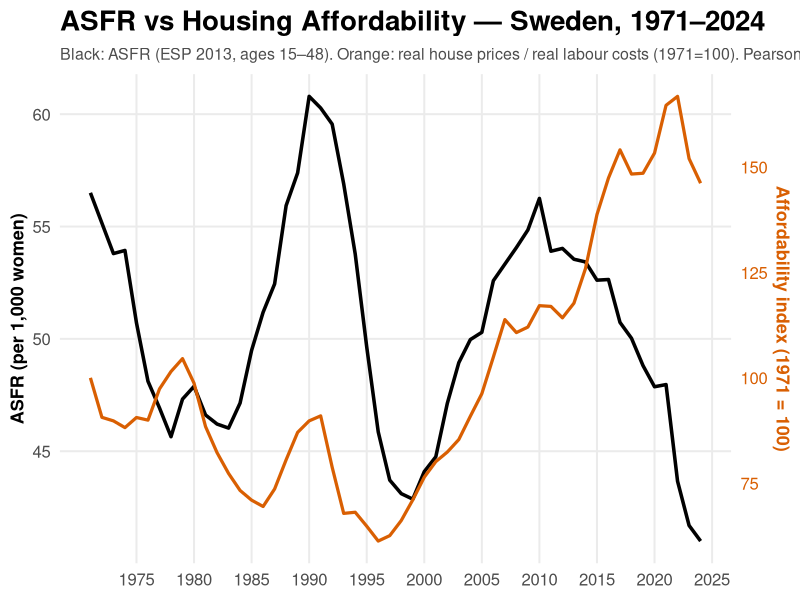
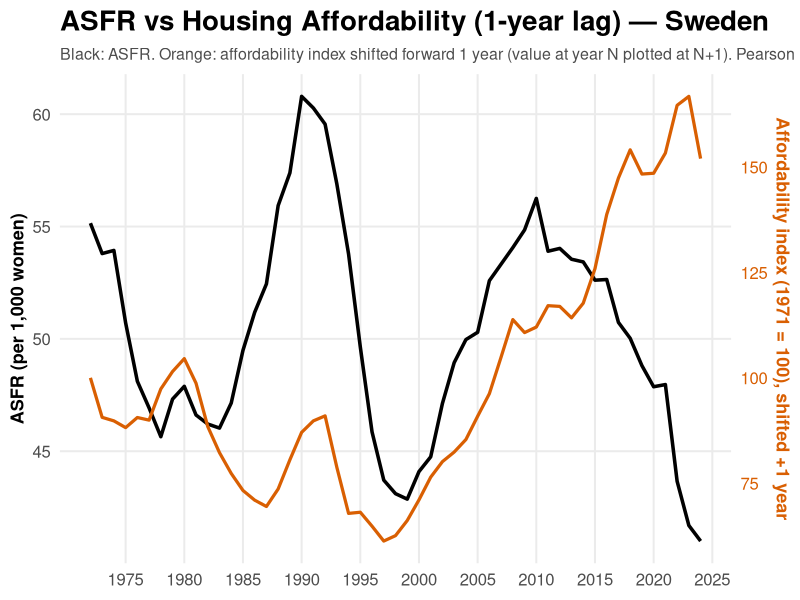
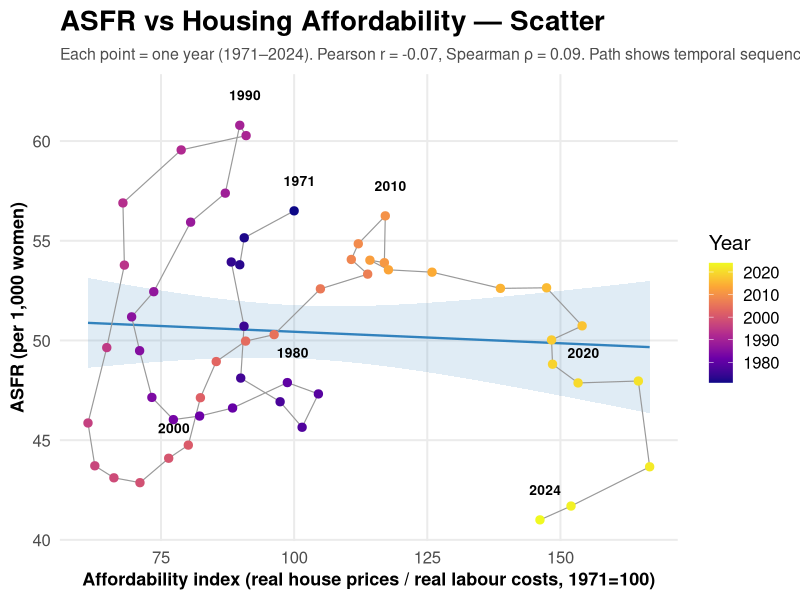
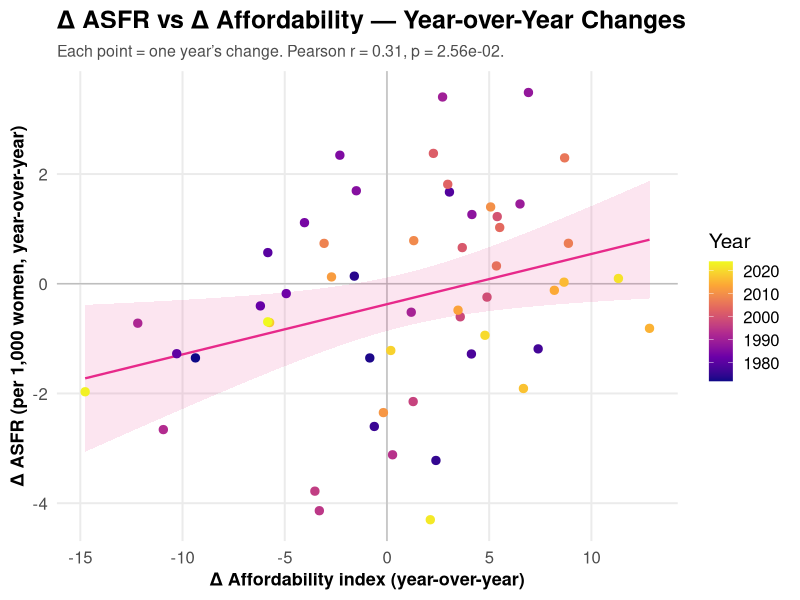
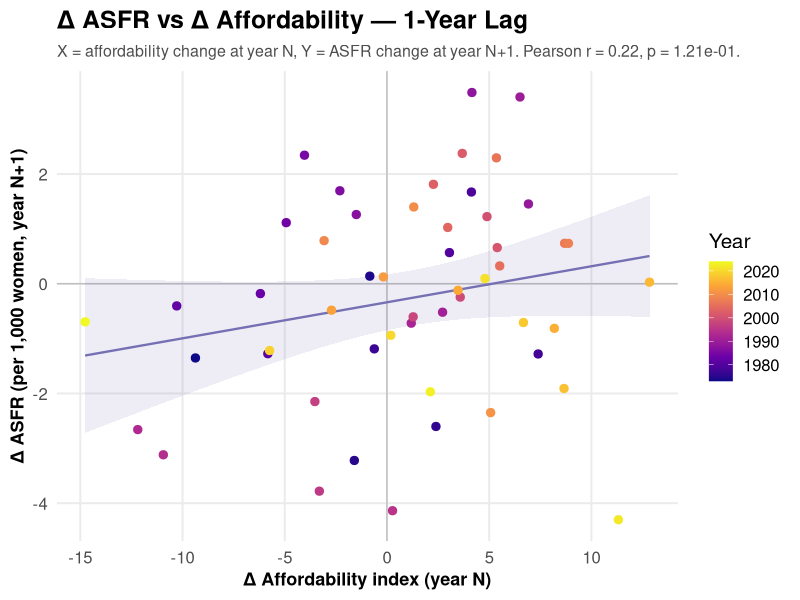
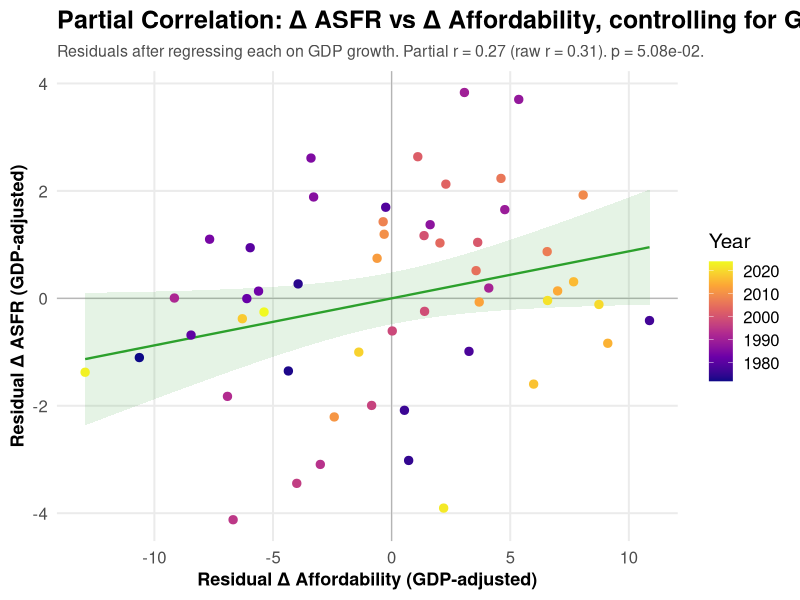
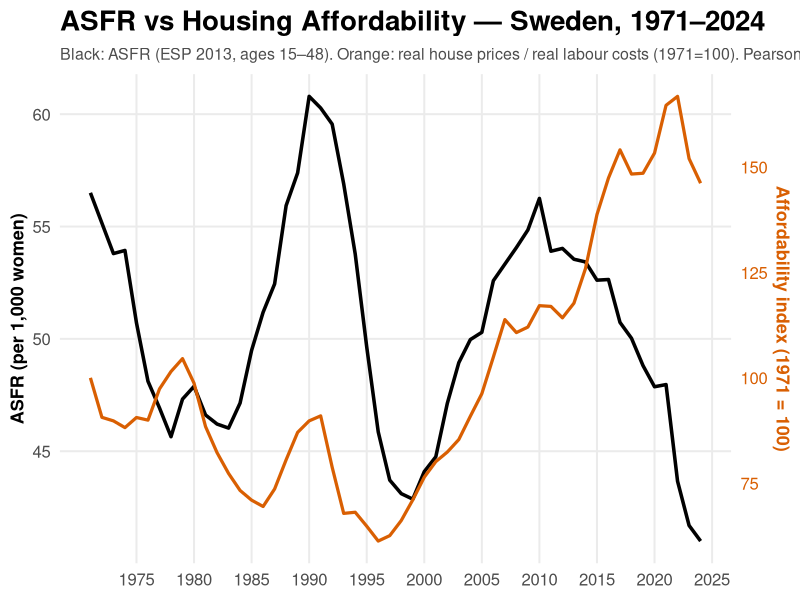
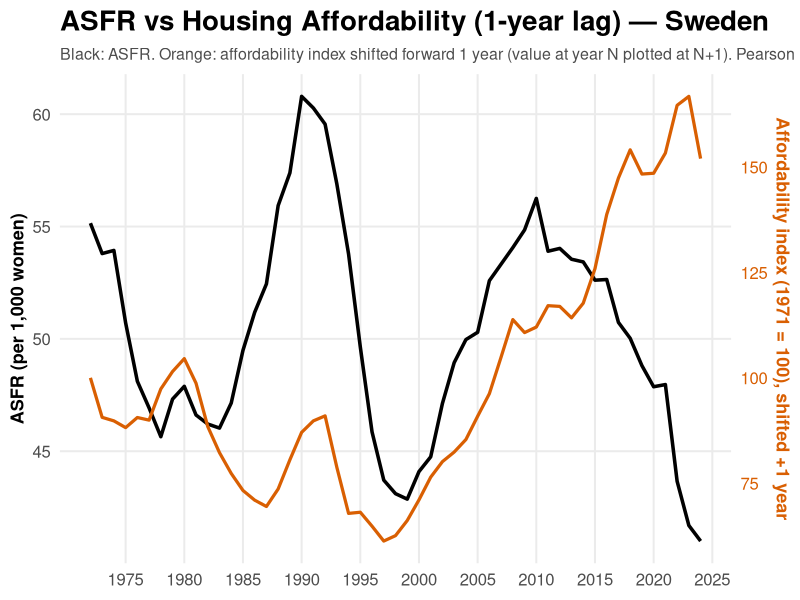

The R script that drew these images, in order:
###############################################################
## ASFR vs Housing Affordability Pressure — Sweden, 1971-2024
##
## Merges:
##   - ASFR (ESP 2013, ages 15-48) from births + population data
##   - Housing affordability ratio from BIS + OECD via FRED
##
## Measures correlation between affordability pressure and
## fertility decline.
##
## Additional Sources (FRED):
##   - NAEXKP01SEA657S: National Accounts: GDP by Expenditure: Constant Prices: Gross Domestic Product: Total for Sweden
##   https://fred.stlouisfed.org/series/NAEXKP01SEA657S
##   - LRHUTTTTSEM156S: Infra-Annual Labor Statistics: Monthly Unemployment Rate Total: 15 Years or over for Sweden
##   https://fred.stlouisfed.org/series/LRHUTTTTSEM156S
###############################################################

suppressPackageStartupMessages({
  library(dplyr)
  library(tidyr)
  library(readr)
  library(ggplot2)
  library(scales)
  library(stringr)
  library(tibble)
})

OUT_DIR <- "visual"
dir.create(OUT_DIR, recursive = TRUE, showWarnings = FALSE)

# =====================================================================
# 1. COMPUTE ASFR (same method as ASFR_and_markers.R)
# =====================================================================
pop <- read_csv("2025_update/1860_to_2025_women_population.csv",
                show_col_types = FALSE) %>%
  mutate(Age = as.integer(Age), Year = as.integer(Year),
         Population = as.numeric(Population))

births <- read_csv("2025_update/1891_to_2025_births.csv",
                   show_col_types = FALSE) %>%
  mutate(MotherAge = as.integer(MotherAge), Year = as.integer(Year),
         Births = as.numeric(Births))

ages_keep <- 15:48

mk_group5 <- function(a) {
  gs <- (a %/% 5) * 5
  sprintf("%02d-%02d", gs, gs + 4)
}

births_grp <- births %>%
  filter(MotherAge %in% ages_keep) %>%
  mutate(AgeGroup5 = mk_group5(MotherAge)) %>%
  group_by(Year, AgeGroup5) %>%
  summarise(Births = sum(Births, na.rm = TRUE), .groups = "drop")

pop_grp <- pop %>%
  filter(Age %in% ages_keep) %>%
  mutate(AgeGroup5 = mk_group5(Age)) %>%
  group_by(Year, AgeGroup5) %>%
  summarise(Population = sum(Population, na.rm = TRUE), .groups = "drop")

esp2013 <- tibble(
  AgeGroup5 = c("15-19","20-24","25-29","30-34","35-39","40-44","45-49"),
  ESP_w = rep(5500, 7)
) %>% mutate(w = ESP_w / sum(ESP_w))

asfr_std <- births_grp %>%
  inner_join(pop_grp, by = c("Year", "AgeGroup5")) %>%
  mutate(ASFR = Births / Population) %>%
  inner_join(esp2013, by = "AgeGroup5") %>%
  group_by(Year) %>%
  summarise(ASFR_1000 = sum(ASFR * w) * 1000, .groups = "drop") %>%
  arrange(Year)

# =====================================================================
# 2. LOAD HOUSING AFFORDABILITY
# =====================================================================
afford <- read_csv("2025_update/housing_affordability_sweden_1971_present.csv",
                   show_col_types = FALSE) %>%
  select(year, affordability_index)

# =====================================================================
# 3. MERGE (1971 to latest common year)
# =====================================================================
df <- asfr_std %>%
  rename(year = Year) %>%
  inner_join(afford, by = "year") %>%
  arrange(year)

cat("Merged data:", nrow(df), "years,", min(df$year), "-", max(df$year), "\n")

# =====================================================================
# 4. CORRELATION ANALYSIS
# =====================================================================

# --- 4a. Levels: Pearson & Spearman ---
cor_pearson  <- cor(df$affordability_index, df$ASFR_1000, method = "pearson")
cor_spearman <- cor(df$affordability_index, df$ASFR_1000, method = "spearman")
cor_test     <- cor.test(df$affordability_index, df$ASFR_1000)

cat("\n=== Correlation: Affordability Index vs ASFR (levels) ===\n")
cat("  Pearson r:  ", sprintf("%.3f", cor_pearson), "\n")
cat("  Spearman ρ: ", sprintf("%.3f", cor_spearman), "\n")
cat("  p-value:    ", sprintf("%.2e", cor_test$p.value), "\n")

# --- 4b. Year-over-year changes (contemporaneous) ---
df_chg <- df %>%
  mutate(
    d_afford = affordability_index - lag(affordability_index),
    d_asfr   = ASFR_1000 - lag(ASFR_1000)
  ) %>%
  filter(!is.na(d_afford))

cor_chg_pearson  <- cor(df_chg$d_afford, df_chg$d_asfr, method = "pearson")
cor_chg_spearman <- cor(df_chg$d_afford, df_chg$d_asfr, method = "spearman")
cor_chg_test     <- cor.test(df_chg$d_afford, df_chg$d_asfr)

cat("\n=== Correlation: Year-over-year CHANGES (contemporaneous) ===\n")
cat("  Pearson r:  ", sprintf("%.3f", cor_chg_pearson), "\n")
cat("  Spearman ρ: ", sprintf("%.3f", cor_chg_spearman), "\n")
cat("  p-value:    ", sprintf("%.2e", cor_chg_test$p.value), "\n")

# --- 4b2. Year-over-year changes with 1-year lag ---
# Δ affordability at year N vs Δ ASFR at year N+1
df_chg_lag1 <- df %>%
  mutate(
    d_afford = affordability_index - lag(affordability_index),
    d_asfr   = ASFR_1000 - lag(ASFR_1000),
    d_afford_lag1 = lag(d_afford, 1)  # previous year's affordability change
  ) %>%
  filter(!is.na(d_afford_lag1), !is.na(d_asfr))

cor_lag1_pearson  <- cor(df_chg_lag1$d_afford_lag1, df_chg_lag1$d_asfr, method = "pearson")
cor_lag1_spearman <- cor(df_chg_lag1$d_afford_lag1, df_chg_lag1$d_asfr, method = "spearman")
cor_lag1_test     <- cor.test(df_chg_lag1$d_afford_lag1, df_chg_lag1$d_asfr)

cat("\n=== Correlation: Year-over-year CHANGES (1-year lag: Δ afford → Δ ASFR next year) ===\n")
cat("  Pearson r:  ", sprintf("%.3f", cor_lag1_pearson), "\n")
cat("  Spearman ρ: ", sprintf("%.3f", cor_lag1_spearman), "\n")
cat("  p-value:    ", sprintf("%.2e", cor_lag1_test$p.value), "\n")

# --- 4c. Lagged correlations (affordability leads fertility by 0-5 years) ---
cat("\n=== Lagged correlations (affordability leads ASFR) ===\n")
lag_results <- tibble(lag = 0:5, pearson = NA_real_, spearman = NA_real_,
                      p_value = NA_real_)
for (k in 0:5) {
  tmp <- df %>%
    mutate(afford_lag = lag(affordability_index, k)) %>%
    filter(!is.na(afford_lag))
  ct <- cor.test(tmp$afford_lag, tmp$ASFR_1000)
  lag_results$pearson[k + 1]  <- ct$estimate
  lag_results$spearman[k + 1] <- cor(tmp$afford_lag, tmp$ASFR_1000,
                                      method = "spearman")
  lag_results$p_value[k + 1]  <- ct$p.value
}
print(lag_results)

# --- 4d. Lagged correlations on CHANGES (Δ afford at t vs Δ ASFR at t+k) ---
cat("\n=== Lagged correlations on CHANGES (Δ afford leads Δ ASFR) ===\n")
lag_chg_results <- tibble(lag = 0:5, pearson = NA_real_, spearman = NA_real_,
                          p_value = NA_real_)
for (k in 0:5) {
  tmp <- df %>%
    mutate(
      d_afford = affordability_index - lag(affordability_index),
      d_asfr   = ASFR_1000 - lag(ASFR_1000),
      d_afford_lagk = lag(d_afford, k)
    ) %>%
    filter(!is.na(d_afford_lagk), !is.na(d_asfr))
  ct <- cor.test(tmp$d_afford_lagk, tmp$d_asfr)
  lag_chg_results$pearson[k + 1]  <- ct$estimate
  lag_chg_results$spearman[k + 1] <- cor(tmp$d_afford_lagk, tmp$d_asfr,
                                          method = "spearman")
  lag_chg_results$p_value[k + 1]  <- ct$p.value
}
print(lag_chg_results)

# =====================================================================
# 5. PLOT A — Dual-axis time series
# =====================================================================

# Scaling for dual axis: map affordability onto ASFR axis
asfr_range   <- range(df$ASFR_1000)
afford_range <- range(df$affordability_index)
# Linear transform: afford_scaled = a * afford + b  maps afford_range → asfr_range
a_scale <- diff(asfr_range) / diff(afford_range)
b_scale <- asfr_range[1] - a_scale * afford_range[1]

p1 <- ggplot(df, aes(x = year)) +
  geom_line(aes(y = ASFR_1000), color = "black", linewidth = 1.2) +
  geom_line(aes(y = a_scale * affordability_index + b_scale),
            color = "#d95f02", linewidth = 1.1, linetype = "solid") +
  scale_x_continuous(breaks = seq(1975, 2025, by = 5)) +
  scale_y_continuous(
    name = "ASFR (per 1,000 women)",
    sec.axis = sec_axis(
      ~ (. - b_scale) / a_scale,
      name = "Affordability index (1971 = 100)"
    )
  ) +
  labs(
    title = "ASFR vs Housing Affordability \u2014 Sweden, 1971\u20132024",
    subtitle = paste0(
      "Black: ASFR (ESP 2013, ages 15\u201348). ",
      "Orange: real house prices / real labour costs (1971=100). ",
      "Pearson r = ", sprintf("%.2f", cor_pearson), "."
    ),
    x = NULL
  ) +
  theme_minimal(base_size = 15) +
  theme(
    plot.title         = element_text(face = "bold", size = 20),
    plot.subtitle      = element_text(size = 11.5, color = "grey30"),
    axis.title.y.left  = element_text(color = "black", face = "bold", size = 13),
    axis.title.y.right = element_text(color = "#d95f02", face = "bold", size = 13),
    axis.text.y.right  = element_text(color = "#d95f02"),
    axis.text          = element_text(size = 12),
    panel.grid.minor   = element_blank(),
    panel.background   = element_rect(fill = "white", color = NA),
    plot.background    = element_rect(fill = "white", color = NA)
  )

p1

ggsave(file.path(OUT_DIR, "ASFR_vs_affordability_timeseries.png"),
       p1, width = 15, height = 8, dpi = 300, bg = "white")

# =====================================================================
# 5b. PLOT A2 — Dual-axis time series, affordability shifted +1 year
# =====================================================================
# Affordability at year N plotted at year N+1 to test visual alignment
# with the hypothesis that affordability pressure leads fertility change

df_lag1_ts <- df %>%
  mutate(afford_shifted = lag(affordability_index, 1)) %>%
  filter(!is.na(afford_shifted))

# Recompute scaling for the shifted series
asfr_range2   <- range(df_lag1_ts$ASFR_1000)
afford_range2 <- range(df_lag1_ts$afford_shifted)
a_scale2 <- diff(asfr_range2) / diff(afford_range2)
b_scale2 <- asfr_range2[1] - a_scale2 * afford_range2[1]

# Lagged level correlation
cor_lag1_levels <- cor.test(df_lag1_ts$afford_shifted, df_lag1_ts$ASFR_1000)

p1b <- ggplot(df_lag1_ts, aes(x = year)) +
  geom_line(aes(y = ASFR_1000), color = "black", linewidth = 1.2) +
  geom_line(aes(y = a_scale2 * afford_shifted + b_scale2),
            color = "#d95f02", linewidth = 1.1, linetype = "solid") +
  scale_x_continuous(breaks = seq(1975, 2025, by = 5)) +
  scale_y_continuous(
    name = "ASFR (per 1,000 women)",
    sec.axis = sec_axis(
      ~ (. - b_scale2) / a_scale2,
      name = "Affordability index (1971 = 100), shifted +1 year"
    )
  ) +
  labs(
    title = "ASFR vs Housing Affordability (1-year lag) \u2014 Sweden",
    subtitle = paste0(
      "Black: ASFR. Orange: affordability index shifted forward 1 year ",
      "(value at year N plotted at N+1). ",
      "Pearson r = ", sprintf("%.2f", cor_lag1_levels$estimate), "."
    ),
    x = NULL
  ) +
  theme_minimal(base_size = 15) +
  theme(
    plot.title         = element_text(face = "bold", size = 20),
    plot.subtitle      = element_text(size = 11.5, color = "grey30"),
    axis.title.y.left  = element_text(color = "black", face = "bold", size = 13),
    axis.title.y.right = element_text(color = "#d95f02", face = "bold", size = 13),
    axis.text.y.right  = element_text(color = "#d95f02"),
    axis.text          = element_text(size = 12),
    panel.grid.minor   = element_blank(),
    panel.background   = element_rect(fill = "white", color = NA),
    plot.background    = element_rect(fill = "white", color = NA)
  )

p1b

ggsave(file.path(OUT_DIR, "ASFR_vs_affordability_timeseries_lag1.png"),
       p1b, width = 15, height = 8, dpi = 300, bg = "white")

# =====================================================================
# 6. PLOT B — Scatter (levels)
# =====================================================================

lm_scatter <- lm(ASFR_1000 ~ affordability_index, data = df)

p2 <- ggplot(df, aes(x = affordability_index, y = ASFR_1000)) +
  geom_smooth(method = "lm", se = TRUE, color = "#3182bd",
              fill = "#3182bd", alpha = 0.15, linewidth = 0.8) +
  geom_path(color = "grey60", linewidth = 0.4) +
  geom_point(aes(color = year), size = 2.5) +
  geom_text(
    data = df %>% filter(year %in% c(1971, 1980, 1990, 2000,
                                      2010, 2020, 2024)),
    aes(label = year), size = 3.5, fontface = "bold",
    nudge_y = 1.5, nudge_x = 1
  ) +
  scale_color_viridis_c(name = "Year", option = "C") +
  labs(
    title = "ASFR vs Housing Affordability \u2014 Scatter",
    subtitle = paste0(
      "Each point = one year (1971\u20132024). ",
      "Pearson r = ", sprintf("%.2f", cor_pearson),
      ", Spearman \u03c1 = ", sprintf("%.2f", cor_spearman),
      ". Path shows temporal sequence."
    ),
    x = "Affordability index (real house prices / real labour costs, 1971=100)",
    y = "ASFR (per 1,000 women)"
  ) +
  theme_minimal(base_size = 15) +
  theme(
    plot.title       = element_text(face = "bold", size = 20),
    plot.subtitle    = element_text(size = 11.5, color = "grey30"),
    axis.title       = element_text(size = 13, face = "bold"),
    axis.text        = element_text(size = 12),
    panel.grid.minor = element_blank(),
    panel.background = element_rect(fill = "white", color = NA),
    plot.background  = element_rect(fill = "white", color = NA)
  )

p2

ggsave(file.path(OUT_DIR, "ASFR_vs_affordability_scatter.png"),
       p2, width = 12, height = 9, dpi = 300, bg = "white")

# =====================================================================
# 7. PLOT C — Year-over-year changes scatter
# =====================================================================

p3 <- ggplot(df_chg, aes(x = d_afford, y = d_asfr)) +
  geom_hline(yintercept = 0, color = "grey70", linewidth = 0.4) +
  geom_vline(xintercept = 0, color = "grey70", linewidth = 0.4) +
  geom_smooth(method = "lm", se = TRUE, color = "#e7298a",
              fill = "#e7298a", alpha = 0.12, linewidth = 0.8) +
  geom_point(aes(color = year), size = 2.5) +
  scale_color_viridis_c(name = "Year", option = "C") +
  labs(
    title = "\u0394 ASFR vs \u0394 Affordability \u2014 Year-over-Year Changes",
    subtitle = paste0(
      "Each point = one year\u2019s change. ",
      "Pearson r = ", sprintf("%.2f", cor_chg_pearson),
      ", p = ", sprintf("%.2e", cor_chg_test$p.value), "."
    ),
    x = "\u0394 Affordability index (year-over-year)",
    y = "\u0394 ASFR (per 1,000 women, year-over-year)"
  ) +
  theme_minimal(base_size = 15) +
  theme(
    plot.title       = element_text(face = "bold", size = 18),
    plot.subtitle    = element_text(size = 11.5, color = "grey30"),
    axis.title       = element_text(size = 13, face = "bold"),
    axis.text        = element_text(size = 12),
    panel.grid.minor = element_blank(),
    panel.background = element_rect(fill = "white", color = NA),
    plot.background  = element_rect(fill = "white", color = NA)
  )

p3

ggsave(file.path(OUT_DIR, "ASFR_vs_affordability_changes.png"),
       p3, width = 12, height = 9, dpi = 300, bg = "white")

# =====================================================================
# 8. PLOT D — Year-over-year changes scatter, 1-year lag
# =====================================================================

p4 <- ggplot(df_chg_lag1, aes(x = d_afford_lag1, y = d_asfr)) +
  geom_hline(yintercept = 0, color = "grey70", linewidth = 0.4) +
  geom_vline(xintercept = 0, color = "grey70", linewidth = 0.4) +
  geom_smooth(method = "lm", se = TRUE, color = "#7570b3",
              fill = "#7570b3", alpha = 0.12, linewidth = 0.8) +
  geom_point(aes(color = year), size = 2.5) +
  scale_color_viridis_c(name = "Year", option = "C") +
  labs(
    title = "\u0394 ASFR vs \u0394 Affordability \u2014 1-Year Lag",
    subtitle = paste0(
      "X = affordability change at year N, Y = ASFR change at year N+1. ",
      "Pearson r = ", sprintf("%.2f", cor_lag1_pearson),
      ", p = ", sprintf("%.2e", cor_lag1_test$p.value), "."
    ),
    x = "\u0394 Affordability index (year N)",
    y = "\u0394 ASFR (per 1,000 women, year N+1)"
  ) +
  theme_minimal(base_size = 15) +
  theme(
    plot.title       = element_text(face = "bold", size = 18),
    plot.subtitle    = element_text(size = 11.5, color = "grey30"),
    axis.title       = element_text(size = 13, face = "bold"),
    axis.text        = element_text(size = 12),
    panel.grid.minor = element_blank(),
    panel.background = element_rect(fill = "white", color = NA),
    plot.background  = element_rect(fill = "white", color = NA)
  )

p4

ggsave(file.path(OUT_DIR, "ASFR_vs_affordability_changes_lag1.png"),
       p4, width = 12, height = 9, dpi = 300, bg = "white")

# =====================================================================
# 9. PARTIAL CORRELATION — controlling for GDP growth & unemployment
# =====================================================================

gdp <- read_csv("2025_update/NAEXKP01SEA657S.csv", show_col_types = FALSE) %>%
  mutate(year = as.integer(substr(observation_date, 1, 4)),
         gdp_growth = NAEXKP01SEA657S) %>%
  select(year, gdp_growth)

unemp <- read_csv("2025_update/LRHUTTTTSEM156S.csv", show_col_types = FALSE) %>%
  mutate(year = as.integer(substr(observation_date, 1, 4)),
         unemp_rate = LRHUTTTTSEM156S) %>%
  group_by(year) %>%
  summarise(unemp_rate = mean(unemp_rate, na.rm = TRUE), .groups = "drop")

# --- 9a. Partial on GDP (full overlap: 1971–2024) ---
df_gdp <- df %>%
  inner_join(gdp, by = "year") %>%
  mutate(
    d_afford = affordability_index - lag(affordability_index),
    d_asfr   = ASFR_1000 - lag(ASFR_1000)
  ) %>%
  filter(!is.na(d_afford))

cat("\n=== PARTIAL CORRELATION: controlling for GDP growth ===\n")
cat("Overlap:", nrow(df_gdp), "years\n")

raw_r_gdp  <- cor(df_gdp$d_afford, df_gdp$d_asfr)
raw_ct_gdp <- cor.test(df_gdp$d_afford, df_gdp$d_asfr)

resid_a_gdp <- residuals(lm(d_afford ~ gdp_growth, data = df_gdp))
resid_f_gdp <- residuals(lm(d_asfr ~ gdp_growth, data = df_gdp))
partial_r_gdp  <- cor(resid_a_gdp, resid_f_gdp)
partial_ct_gdp <- cor.test(resid_a_gdp, resid_f_gdp)

cat("  Raw r:     ", sprintf("%.3f", raw_r_gdp),
    " (p = ", sprintf("%.3e", raw_ct_gdp$p.value), ")\n")
cat("  Partial r: ", sprintf("%.3f", partial_r_gdp),
    " (p = ", sprintf("%.3e", partial_ct_gdp$p.value), ")\n")
cat("  GDP → Δ afford: r =", sprintf("%.3f", cor(df_gdp$gdp_growth, df_gdp$d_afford)), "\n")
cat("  GDP → Δ ASFR:   r =", sprintf("%.3f", cor(df_gdp$gdp_growth, df_gdp$d_asfr)), "\n")

# --- 9b. Partial on unemployment (overlap: 1991–2024) ---
df_ue <- df %>%
  inner_join(unemp, by = "year") %>%
  mutate(
    d_afford = affordability_index - lag(affordability_index),
    d_asfr   = ASFR_1000 - lag(ASFR_1000),
    d_unemp  = unemp_rate - lag(unemp_rate)
  ) %>%
  filter(!is.na(d_afford), !is.na(d_unemp))

cat("\n=== PARTIAL CORRELATION: controlling for unemployment ===\n")
cat("Overlap:", nrow(df_ue), "years (", min(df_ue$year), "-", max(df_ue$year), ")\n")

raw_r_ue  <- cor(df_ue$d_afford, df_ue$d_asfr)
raw_ct_ue <- cor.test(df_ue$d_afford, df_ue$d_asfr)

# Control for unemployment LEVEL (not change) — unemployment level affects fertility decisions
resid_a_ue <- residuals(lm(d_afford ~ unemp_rate, data = df_ue))
resid_f_ue <- residuals(lm(d_asfr ~ unemp_rate, data = df_ue))
partial_r_ue  <- cor(resid_a_ue, resid_f_ue)
partial_ct_ue <- cor.test(resid_a_ue, resid_f_ue)

cat("  Raw r (this period):  ", sprintf("%.3f", raw_r_ue),
    " (p = ", sprintf("%.3e", raw_ct_ue$p.value), ")\n")
cat("  Partial r (ctrl UE):  ", sprintf("%.3f", partial_r_ue),
    " (p = ", sprintf("%.3e", partial_ct_ue$p.value), ")\n")
cat("  UE → Δ afford: r =", sprintf("%.3f", cor(df_ue$unemp_rate, df_ue$d_afford)), "\n")
cat("  UE → Δ ASFR:   r =", sprintf("%.3f", cor(df_ue$unemp_rate, df_ue$d_asfr)), "\n")

# Also control for Δ unemployment (change, not level)
resid_a_due <- residuals(lm(d_afford ~ d_unemp, data = df_ue))
resid_f_due <- residuals(lm(d_asfr ~ d_unemp, data = df_ue))
partial_r_due  <- cor(resid_a_due, resid_f_due)
partial_ct_due <- cor.test(resid_a_due, resid_f_due)

cat("\n  Partial r (ctrl Δ UE):", sprintf("%.3f", partial_r_due),
    " (p = ", sprintf("%.3e", partial_ct_due$p.value), ")\n")
cat("  Δ UE → Δ afford: r =", sprintf("%.3f", cor(df_ue$d_unemp, df_ue$d_afford)), "\n")
cat("  Δ UE → Δ ASFR:   r =", sprintf("%.3f", cor(df_ue$d_unemp, df_ue$d_asfr)), "\n")

# --- 9c. Full model: GDP + unemployment ---
df_full <- df %>%
  inner_join(gdp, by = "year") %>%
  inner_join(unemp, by = "year") %>%
  mutate(
    d_afford = affordability_index - lag(affordability_index),
    d_asfr   = ASFR_1000 - lag(ASFR_1000)
  ) %>%
  filter(!is.na(d_afford))

resid_a_full <- residuals(lm(d_afford ~ gdp_growth + unemp_rate, data = df_full))
resid_f_full <- residuals(lm(d_asfr ~ gdp_growth + unemp_rate, data = df_full))
partial_r_full  <- cor(resid_a_full, resid_f_full)
partial_ct_full <- cor.test(resid_a_full, resid_f_full)

cat("\n=== PARTIAL CORRELATION: controlling for GDP + unemployment ===\n")
cat("  Partial r:", sprintf("%.3f", partial_r_full),
    " (p = ", sprintf("%.3e", partial_ct_full$p.value), ")\n")

# Summary table
cat("\n=== SUMMARY TABLE ===\n")
cat(sprintf("%-45s  %7s  %10s\n", "Model", "r", "p-value"))
cat(sprintf("%-45s  %7s  %10s\n", "-----", "---", "-------"))
cat(sprintf("%-45s  %7.3f  %10.3e\n", "Raw (contemporaneous Δ, 1972-2024)", raw_r_gdp, raw_ct_gdp$p.value))
cat(sprintf("%-45s  %7.3f  %10.3e\n", "Partial (ctrl GDP, 1972-2024)", partial_r_gdp, partial_ct_gdp$p.value))
cat(sprintf("%-45s  %7.3f  %10.3e\n", paste0("Partial (ctrl UE level, ", min(df_ue$year), "-", max(df_ue$year), ")"), partial_r_ue, partial_ct_ue$p.value))
cat(sprintf("%-45s  %7.3f  %10.3e\n", paste0("Partial (ctrl Δ UE, ", min(df_ue$year), "-", max(df_ue$year), ")"), partial_r_due, partial_ct_due$p.value))
cat(sprintf("%-45s  %7.3f  %10.3e\n", paste0("Partial (ctrl GDP + UE, ", min(df_full$year), "-", max(df_full$year), ")"), partial_r_full, partial_ct_full$p.value))

# =====================================================================
# 10. PLOT — Partial correlation scatter (GDP control)
# =====================================================================

df_resid <- tibble(
  year = df_gdp$year,
  resid_afford = resid_a_gdp,
  resid_asfr   = resid_f_gdp
)

p5 <- ggplot(df_resid, aes(x = resid_afford, y = resid_asfr)) +
  geom_hline(yintercept = 0, color = "grey70", linewidth = 0.4) +
  geom_vline(xintercept = 0, color = "grey70", linewidth = 0.4) +
  geom_smooth(method = "lm", se = TRUE, color = "#2ca02c",
              fill = "#2ca02c", alpha = 0.12, linewidth = 0.8) +
  geom_point(aes(color = year), size = 2.5) +
  scale_color_viridis_c(name = "Year", option = "C") +
  labs(
    title = "Partial Correlation: \u0394 ASFR vs \u0394 Affordability, controlling for GDP",
    subtitle = paste0(
      "Residuals after regressing each on GDP growth. ",
      "Partial r = ", sprintf("%.2f", partial_r_gdp),
      " (raw r = ", sprintf("%.2f", raw_r_gdp),
      "). p = ", sprintf("%.2e", partial_ct_gdp$p.value), "."
    ),
    x = "Residual \u0394 Affordability (GDP-adjusted)",
    y = "Residual \u0394 ASFR (GDP-adjusted)"
  ) +
  theme_minimal(base_size = 15) +
  theme(
    plot.title       = element_text(face = "bold", size = 18),
    plot.subtitle    = element_text(size = 11.5, color = "grey30"),
    axis.title       = element_text(size = 13, face = "bold"),
    axis.text        = element_text(size = 12),
    panel.grid.minor = element_blank(),
    panel.background = element_rect(fill = "white", color = NA),
    plot.background  = element_rect(fill = "white", color = NA)
  )

p5

ggsave(file.path(OUT_DIR, "ASFR_vs_affordability_partial_GDP.png"),
       p5, width = 12, height = 9, dpi = 300, bg = "white")

# =====================================================================
# 11. EXPORT
# =====================================================================

write_csv(df, "2025_update/ASFR_vs_affordability_merged.csv")

cat("\nAll plots and data saved.\n")
